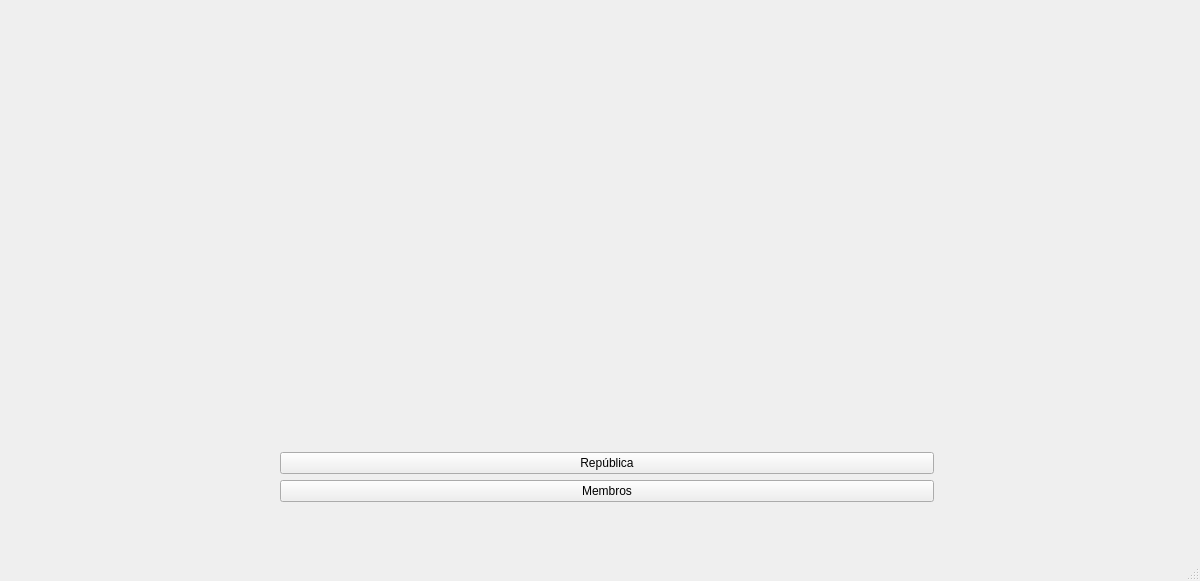
<?xml version="1.0" encoding="UTF-8"?>
<ui version="4.0">
 <class>TelaPrincipal</class>
 <widget class="QMainWindow" name="TelaPrincipal">
  <property name="geometry">
   <rect>
    <x>0</x>
    <y>0</y>
    <width>1200</width>
    <height>581</height>
   </rect>
  </property>
  <property name="windowTitle">
   <string>Tela principal</string>
  </property>
  <widget class="QWidget" name="centralwidget">
   <widget class="QWidget" name="">
    <property name="geometry">
     <rect>
      <x>280</x>
      <y>30</y>
      <width>654</width>
      <height>472</height>
     </rect>
    </property>
    <layout class="QVBoxLayout" name="verticalLayout">
     <item>
      <widget class="QLabel" name="label">
       <property name="text">
        <string/>
       </property>
       <property name="pixmap">
        <pixmap>../../Downloads/spp.jpeg</pixmap>
       </property>
      </widget>
     </item>
     <item>
      <widget class="QPushButton" name="republica">
       <property name="text">
        <string>República</string>
       </property>
      </widget>
     </item>
     <item>
      <widget class="QPushButton" name="membros">
       <property name="text">
        <string>Membros</string>
       </property>
      </widget>
     </item>
    </layout>
   </widget>
  </widget>
  <widget class="QMenuBar" name="menubar">
   <property name="geometry">
    <rect>
     <x>0</x>
     <y>0</y>
     <width>1200</width>
     <height>22</height>
    </rect>
   </property>
  </widget>
  <widget class="QStatusBar" name="statusbar"/>
 </widget>
 <resources/>
 <connections/>
</ui>
